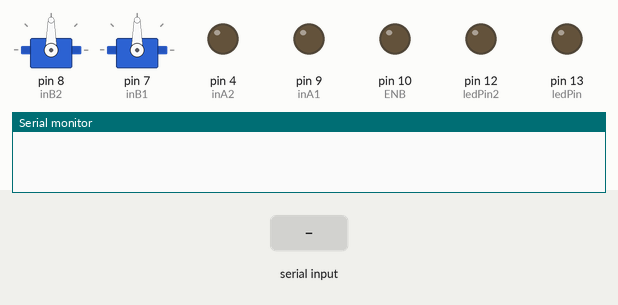
Simulated run of this sketch. Board: Arduino Nano, built with avr-gcc and run on an emulated ATmega328P. Parts: 2 × servo, output pins drawn as LEDs (lit = HIGH), the last lines printed to the serial monitor. The inputs (shaded band) are chosen by the test bench. Pins used as bus, display or sensor lines are not drawn.

Above: at 1.2 s.
1.3 s: "7" received over Serial
At 2.5 s:
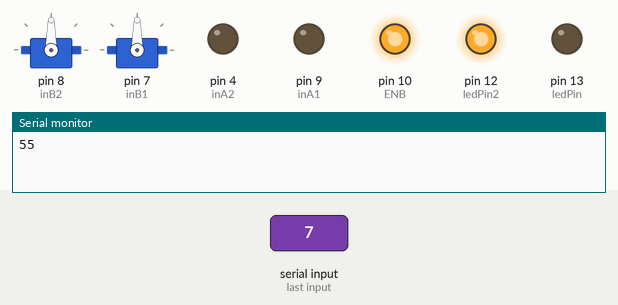
2.8 s: "8" received over Serial
At 3.8 s:
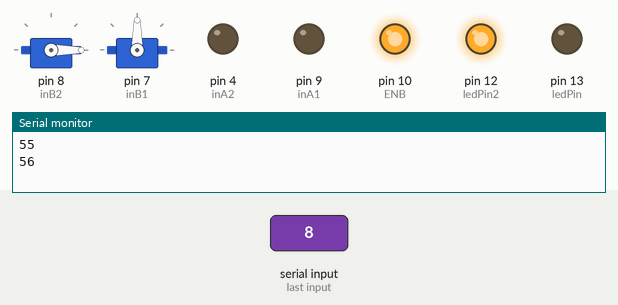
4.3 s: "9" received over Serial
At 5.0 s:
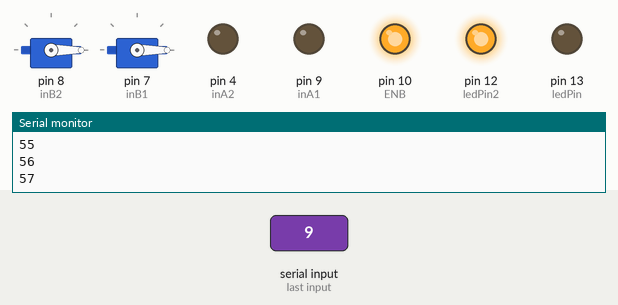
5.8 s: "5" received over Serial
At 6.1 s:
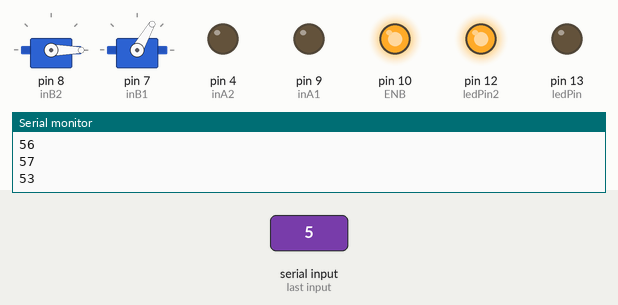
7.3 s: "1" received over Serial
At 8.5 s:
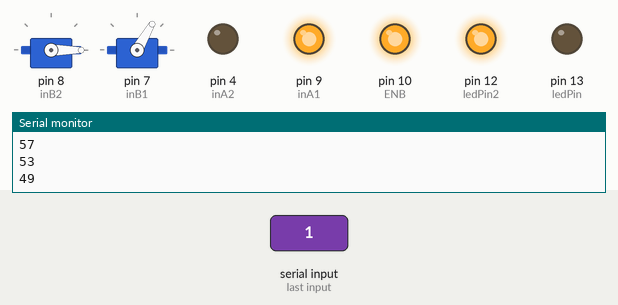
8.8 s: "2" received over Serial
At 9.6 s:
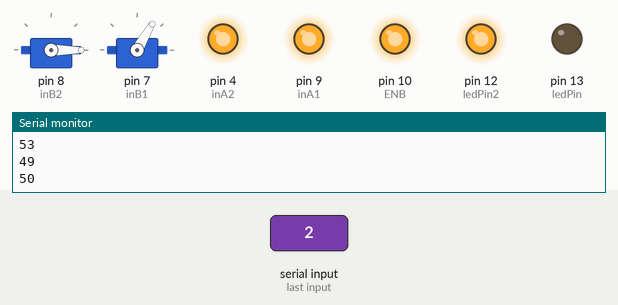
Timing chart, 0 to 11.3 s (numbered marks = the images above; inputs shaded):
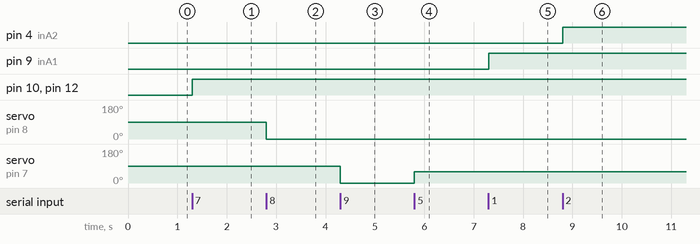

The sketch:

Nano.ino
```cpp
#include <Servo.h>
#define ledPin 13
#define ledPin2 12
#define inA1 9
#define inA2 4
#define inB1 7
#define inB2 8
int ENA = 12;
int ENB = 10;
int state = 0;
Servo servo2;
int pos = 0 ;
Servo servo1 ;
int pos1 = 0 ;
void setup() {
  servo1.attach(8);
  servo2.attach(7);
  pinMode(ledPin, OUTPUT);
  pinMode(ledPin2, OUTPUT);
  pinMode(inA1, OUTPUT);
  pinMode(inA2, OUTPUT);
  pinMode(inB1, OUTPUT);
  pinMode(inB2, OUTPUT);
  pinMode(ENA, OUTPUT);
  pinMode(ENB, OUTPUT);
  digitalWrite(ledPin, LOW);
  digitalWrite(ledPin2, LOW);

  Serial.begin(9600);
}
void loop() {
  if (Serial.available() > 0) {
    state = Serial.read();
    Serial.println(state);
    digitalWrite(ENA, HIGH);
    digitalWrite(ENB, HIGH);
  }


  if (state == '7') {
    servo1.write(90);
    delay(1);
    state = 0;
  }


  if (state == '8') {
    servo1.write(0);
    delay(1);
    state = 0;
  }
  if (state == '9') {
    servo2.write(0);
    delay(1);
    state = 0;
  }
  if (state == '5') {
    servo2.write(60);
    delay(1);
    state = 0;
  }
  if (state == '1') {
    digitalWrite(inB1, HIGH);
    digitalWrite(inA1, HIGH);

    state = 0;
  }
  if (state == '2') {
    digitalWrite(inA2, HIGH);
    digitalWrite(inB2, HIGH);
    state = 0;
  }
  if (state == '3') {
    digitalWrite(inA1, HIGH);
    digitalWrite(inB2, HIGH);
    state = 0;
  }
  if (state == '4') {
    digitalWrite(inB1, HIGH);
    digitalWrite(inA2, HIGH);
    state = 0;
  }
  if (state == '0') {
    digitalWrite(ledPin, LOW);
    digitalWrite(ledPin2, LOW);
    digitalWrite(inA1, LOW);
    digitalWrite(inA2, LOW);
    digitalWrite(inB1, LOW);
    digitalWrite(inB2, LOW);
    state = 0;
  }

}
```

Measured:
- after the input at 1.3 s, pin 10 (ENB), pin 12 (ledPin2): LOW → HIGH at once
- after the input at 2.8 s, servo on pin 8 (inB2): 90° → 0° at once
- after the input at 4.3 s, servo on pin 7 (inB1): 90° → 0° at once
- after the input at 5.8 s, servo on pin 7 (inB1): 0° → 60° at once
- after the input at 7.3 s, pin 9 (inA1): LOW → HIGH at once
- after the input at 8.8 s, pin 4 (inA2): LOW → HIGH at once
